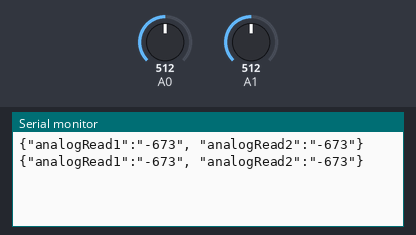
Bench run of a sketch on a simulated Arduino Mega 2560, built with avr-gcc and run on an emulated ATmega2560. Shown: the last lines printed to the serial monitor. Inputs (shaded band) come from the test bench; at power-on: A0 = 512, A1 = 512.

Above: at 1.2 s.
1.3 s: A0 set to 716
At 2.3 s:
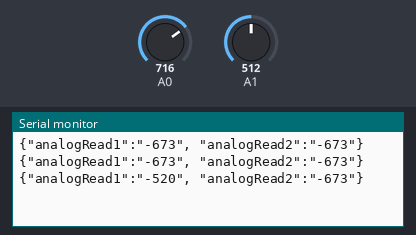
2.8 s: A1 set to 716
At 3.5 s:
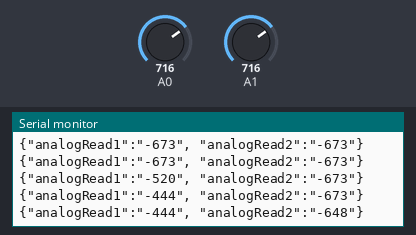
4.3 s: A0 set to 900
At 4.3 s:
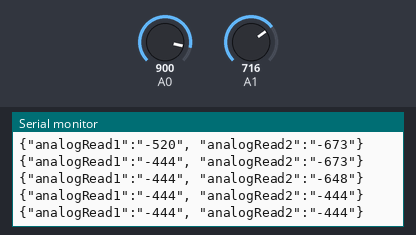
5.8 s: A1 set to 900
At 6.5 s:
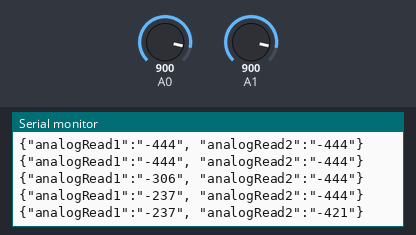
Timing chart, 0 to 8.3 s (numbered marks = the images above; inputs shaded):
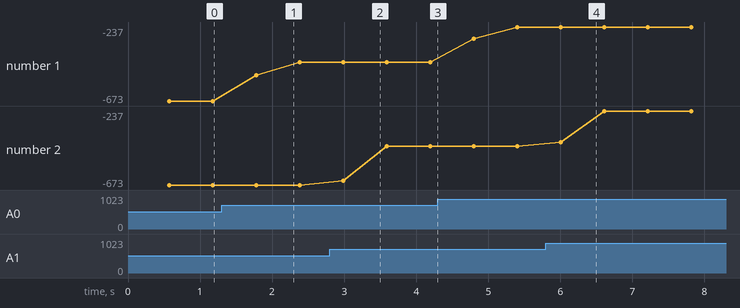

The sketch:

AnalogRead_IR.ino
```cpp
int sensorPin[10];
int sensorValue[10];
int preSensorValue[10];
int filteredSensorValue[10];
int sum[10];
int maxValue[10];
int minValue[10];
int numSensors = 2;
int count = 0;
String JSONString = "";
String outputString[10];
String endString = "\"}";
int alpha = 0.5;

void setup()
{
  Serial.begin(9600);
//  analogReference(INTERNAL2V56);
  sensorPin[0] = A0;
  sensorPin[1] = A1;
  sensorPin[2] = A2;
  sensorPin[3] = A3;
  sensorPin[4] = A4;
  sensorPin[5] = A5;
  sensorPin[6] = A6;
  sensorPin[7] = A7;
  sensorPin[8] = A8;
  sensorPin[9] = A9;
  outputString[0] = "{\"analogRead1\":\"";
  outputString[1] = "\", \"analogRead2\":\"";
  outputString[2] = "\", \"analogRead3\":\"";
  outputString[3] = "\", \"analogRead4\":\"";
  outputString[4] = "\", \"analogRead5\":\"";
  outputString[5] = "\", \"analogRead6\":\"";
  outputString[6] = "\", \"analogRead7\":\"";
  outputString[7] = "\", \"analogRead8\":\"";
  outputString[8] = "\", \"analogRead9\":\"";
  outputString[9] = "\", \"analogRead10\":\"";
  initArray();
}

void loop()
{
  int i;
  for(i=0;i<numSensors;i++){
    sensorValue[i] = analogRead(sensorPin[i]);
    if(preSensorValue[i] == 0) preSensorValue[i] = sensorValue[i];
    filteredSensorValue[i] = sensorValue[i] / 10 * alpha + (preSensorValue[i] * (1 - alpha));
    preSensorValue[i] = sensorValue[i];
    if(filteredSensorValue[i] > maxValue[i]){
      maxValue[i] = filteredSensorValue[i];
    }else if(filteredSensorValue[i] < maxValue[i]){
      minValue[i] = filteredSensorValue[i];
    }
    sum[i] += filteredSensorValue[i];
  }

  delay(30);

  count++;
  if(count == 10){
    count = 0;
    JSONString = "";
    for(i=0;i<numSensors;i++){
      JSONString += outputString[i];
      JSONString += (sum[i]-maxValue[i]-minValue[i])/8;
      sum[i] = 0;
      maxValue[i] = 0;
      minValue[i] = 9999;
    }
    JSONString += endString;

//    JSONString = String1+ (sum1-maxValue1-minValue1)/8 + String2 + (sum2-maxValue2-minValue2)/8 + String3 + (sum3-maxValue3-minValue3)/8 + String4 + (sum4-maxValue4-minValue4)/8 + String5;
//    double z = (double)(sum1-maxValue1-minValue1)/8/1024*5;
//    printDouble(z,10);
    Serial.println(JSONString);
  }
  delay(30);
}


void printDouble( double val, byte precision){
  // prints val with number of decimal places determine by precision
  // precision is a number from 0 to 6 indicating the desired decimial places
  // example: printDouble( 3.1415, 2); // prints 3.14 (two decimal places)

  Serial.print (int(val));  //prints the int part
  if( precision > 0) {
    Serial.print("."); // print the decimal point
    unsigned long frac;
    unsigned long mult = 1;
    byte padding = precision -1;
    while(precision--)
       mult *=10;

    if(val >= 0)
      frac = (val - int(val)) * mult;
    else
      frac = (int(val)- val ) * mult;
    unsigned long frac1 = frac;
    while( frac1 /= 10 )
      padding--;
    while(  padding--)
      Serial.print("0");
    Serial.println(frac,DEC) ;
  }
}

void initArray(){
  int i;
  for(i=0;i<numSensors;i++){
    sensorValue[i] = 0;
    preSensorValue[i] = 0;
    filteredSensorValue[i] = 0;
    sum[i] = 0;
    maxValue[i] = 0;
    minValue[i] = 9999;
  }
}
```

Measured:
- after the input at 1.3 s, the serial monitor: prints a new line after 0.48 s (image 1)
- after the input at 2.8 s, the serial monitor: prints a new line after 0.19 s (image 2)
- after the input at 5.8 s, the serial monitor: prints a new line after 0.20 s (image 4)
- plotted number 1: -673 → -444 after the input at 1.3 s, -444 → -237 after the input at 4.3 s
